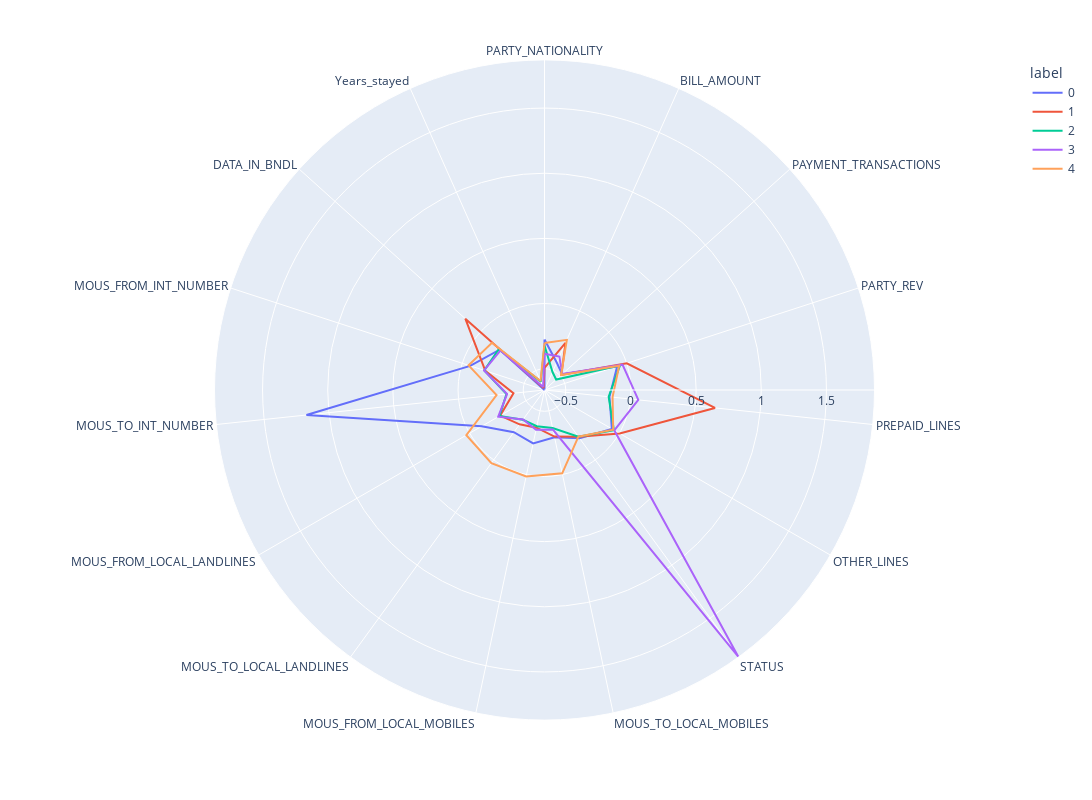
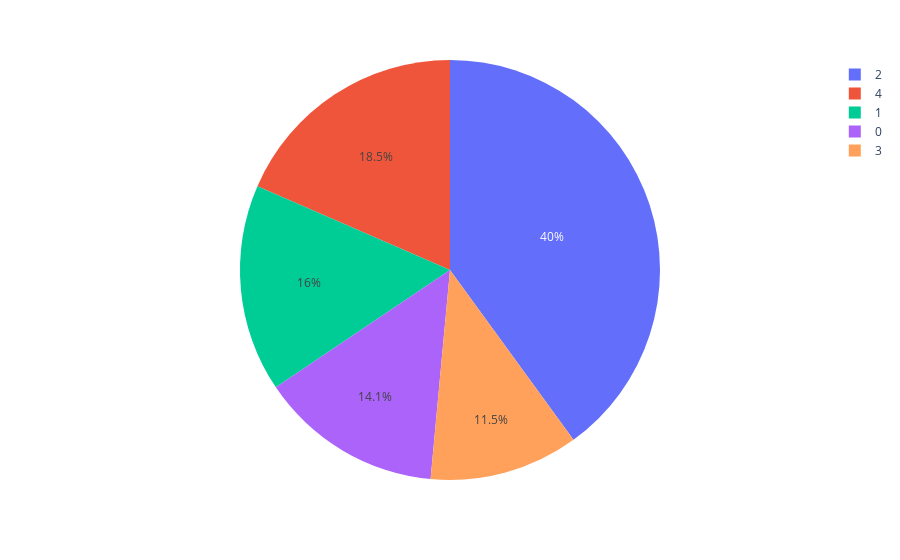
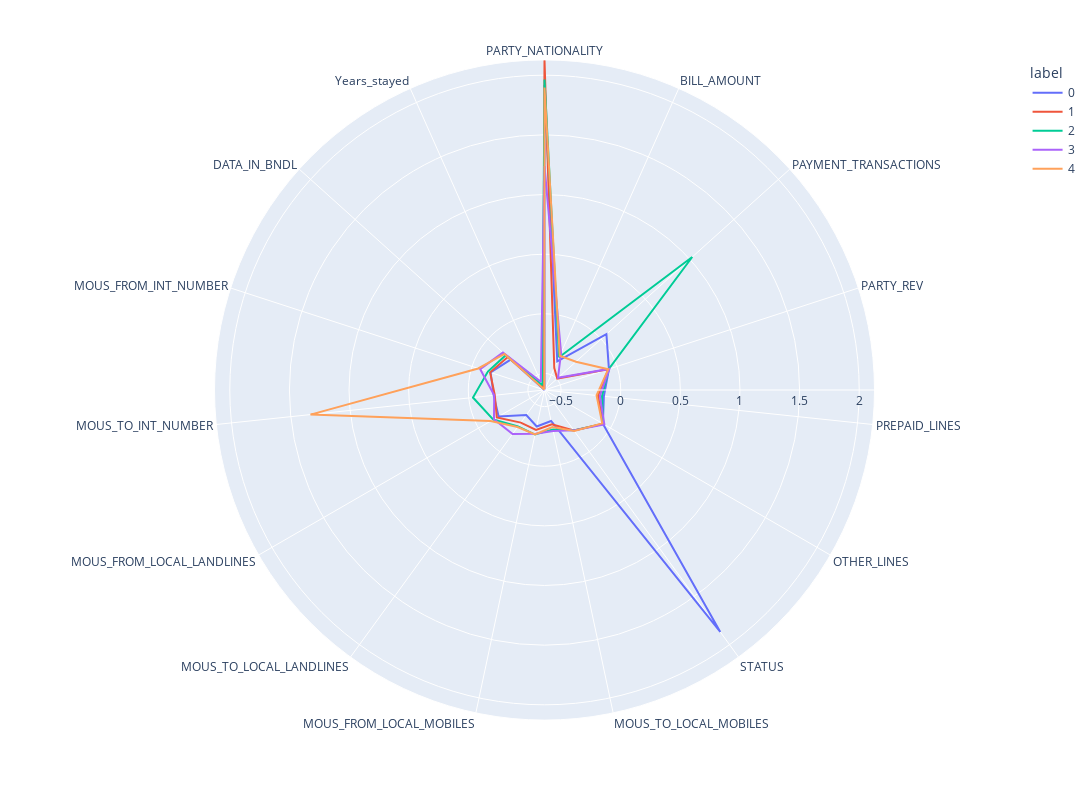
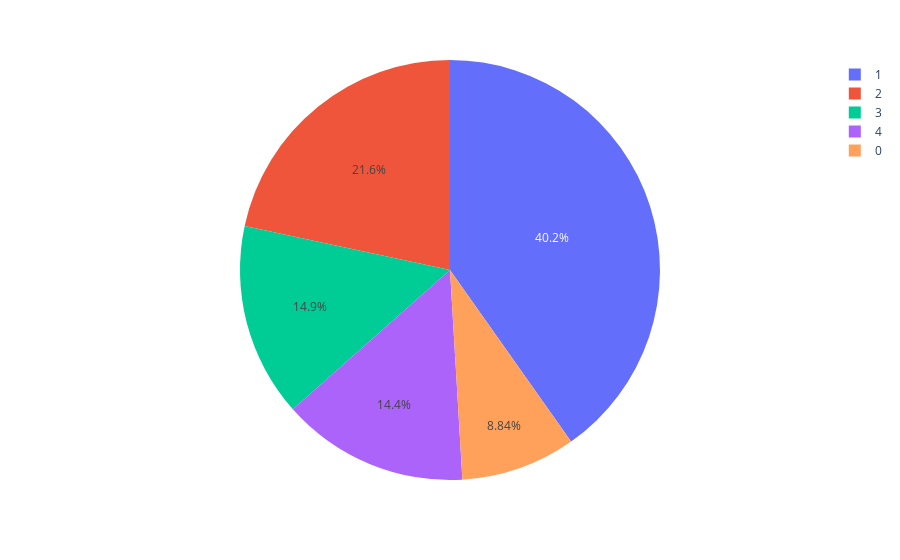

Notebook source saved alongside these figures, in order:
### Code cell
clust = 0 #iterator
while clust < clusters_number:
    sub_cluster = pd.read_csv(f'./cluster{clust}.csv') #read every subcluster .csv
    sub_cluster = sub_cluster.drop(columns=['Unnamed: 0']) #drop the added column
    sub_clusters_number = elbow(sub_cluster) #calculate elbow point for every sub-cluster
    clusters = pd.DataFrame(clustering(sub_cluster, sub_clusters_number)) #k-means clustering method
    #polar sub-clusters graph
    sub_polar=clusters.groupby("label").mean().reset_index() 
    sub_polar=pd.melt(sub_polar,id_vars=["label"])
    fig = px.line_polar(sub_polar, r="value", theta="variable", color="label", line_close=True,height=800,width=1400)
    fig.show() #print here
    fig.write_image(f'cluster{clust}img.png') #save as .png file
    #Pie plot to see sub-cluster's distribution
    pie=clusters.groupby('label').size().reset_index()
    pie.columns=['label','value']
    pie = px.pie(pie,values='value',names='label')
    pie.show() #print here
    pie.write_image(f'cluster{clust}distribution.png') #save as .png file
    clust = clust + 1

### Figure 1 — Plotly figure (JSON) as saved in the notebook; plotly's stock layout.template omitted (floating-point values rounded to 4 significant figures)
{"data": [{"hovertemplate": "label=0<br>value=%{r}<br>variable=%{theta}<extra></extra>", "legendgroup": "0", "line": {"color": "#636efa", "dash": "solid"}, "marker": {"symbol": "circle"}, "mode": "lines", "name": "0", "r": [-0.2761, -0.4329, -0.4813, -0.07727, -0.1619, -0.06646, -0.2062, -0.2917, -0.2439, -0.2629, -0.1068, 1.174, -0.06358, -0.2009, -0.6633, -0.2761], "showlegend": true, "subplot": "polar", "theta": ["PARTY_NATIONALITY", "BILL_AMOUNT", "PAYMENT_TRANSACTIONS", "PARTY_REV", "PREPAID_LINES", "OTHER_LINES", "STATUS", "MOUS_TO_LOCAL_MOBILES", "MOUS_FROM_LOCAL_MOBILES", "MOUS_TO_LOCAL_LANDLINES", "MOUS_FROM_LOCAL_LANDLINES", "MOUS_TO_INT_NUMBER", "MOUS_FROM_INT_NUMBER", "DATA_IN_BNDL", "Years_stayed", "PARTY_NATIONALITY"], "type": "scatterpolar"}, {"hovertemplate": "label=1<br>value=%{r}<br>variable=%{theta}<extra></extra>", "legendgroup": "1", "line": {"color": "#EF553B", "dash": "solid"}, "marker": {"symbol": "circle"}, "mode": "lines", "name": "1", "r": [-0.4932, -0.2679, -0.4883, 0.0005919, 0.652, 0.00262, -0.2208, -0.2982, -0.3675, -0.3375, -0.2701, -0.4241, -0.1861, 0.1543, -0.6459, -0.4932], "showlegend": true, "subplot": "polar", "theta": ["PARTY_NATIONALITY", "BILL_AMOUNT", "PAYMENT_TRANSACTIONS", "PARTY_REV", "PREPAID_LINES", "OTHER_LINES", "STATUS", "MOUS_TO_LOCAL_MOBILES", "MOUS_FROM_LOCAL_MOBILES", "MOUS_TO_LOCAL_LANDLINES", "MOUS_FROM_LOCAL_LANDLINES", "MOUS_TO_INT_NUMBER", "MOUS_FROM_INT_NUMBER", "DATA_IN_BNDL", "Years_stayed", "PARTY_NATIONALITY"], "type": "scatterpolar"}, {"hovertemplate": "label=2<br>value=%{r}<br>variable=%{theta}<extra></extra>", "legendgroup": "2", "line": {"color": "#00cc96", "dash": "solid"}, "marker": {"symbol": "circle"}, "mode": "lines", "name": "2", "r": [-0.322, -0.5126, -0.5431, -0.05414, -0.1683, -0.04827, -0.2208, -0.3654, -0.3793, -0.381, -0.2648, -0.3699, -0.177, -0.1934, -0.5929, -0.322], "showlegend": true, "subplot": "polar", "theta": ["PARTY_NATIONALITY", "BILL_AMOUNT", "PAYMENT_TRANSACTIONS", "PARTY_REV", "PREPAID_LINES", "OTHER_LINES", "STATUS", "MOUS_TO_LOCAL_MOBILES", "MOUS_FROM_LOCAL_MOBILES", "MOUS_TO_LOCAL_LANDLINES", "MOUS_FROM_LOCAL_LANDLINES", "MOUS_TO_INT_NUMBER", "MOUS_FROM_INT_NUMBER", "DATA_IN_BNDL", "Years_stayed", "PARTY_NATIONALITY"], "type": "scatterpolar"}, {"hovertemplate": "label=3<br>value=%{r}<br>variable=%{theta}<extra></extra>", "legendgroup": "3", "line": {"color": "#ab63fa", "dash": "solid"}, "marker": {"symbol": "circle"}, "mode": "lines", "name": "3", "r": [-0.3849, -0.383, -0.4792, -0.03376, 0.0604, -0.04484, 1.869, -0.3533, -0.3509, -0.3844, -0.2532, -0.3748, -0.1757, -0.2094, -0.6384, -0.3849], "showlegend": true, "subplot": "polar", "theta": ["PARTY_NATIONALITY", "BILL_AMOUNT", "PAYMENT_TRANSACTIONS", "PARTY_REV", "PREPAID_LINES", "OTHER_LINES", "STATUS", "MOUS_TO_LOCAL_MOBILES", "MOUS_FROM_LOCAL_MOBILES", "MOUS_TO_LOCAL_LANDLINES", "MOUS_FROM_LOCAL_LANDLINES", "MOUS_TO_INT_NUMBER", "MOUS_FROM_INT_NUMBER", "DATA_IN_BNDL", "Years_stayed", "PARTY_NATIONALITY"], "type": "scatterpolar"}, {"hovertemplate": "label=4<br>value=%{r}<br>variable=%{theta}<extra></extra>", "legendgroup": "4", "line": {"color": "#FFA15A", "dash": "solid"}, "marker": {"symbol": "circle"}, "mode": "lines", "name": "4", "r": [-0.3026, -0.2423, -0.492, -0.06088, -0.1383, -0.05451, -0.2208, -0.01001, 0.01503, 0.03009, 0.02927, -0.2934, -0.05067, -0.121, -0.588, -0.3026], "showlegend": true, "subplot": "polar", "theta": ["PARTY_NATIONALITY", "BILL_AMOUNT", "PAYMENT_TRANSACTIONS", "PARTY_REV", "PREPAID_LINES", "OTHER_LINES", "STATUS", "MOUS_TO_LOCAL_MOBILES", "MOUS_FROM_LOCAL_MOBILES", "MOUS_TO_LOCAL_LANDLINES", "MOUS_FROM_LOCAL_LANDLINES", "MOUS_TO_INT_NUMBER", "MOUS_FROM_INT_NUMBER", "DATA_IN_BNDL", "Years_stayed", "PARTY_NATIONALITY"], "type": "scatterpolar"}], "layout": {"height": 800, "legend": {"title": {"text": "label"}, "tracegroupgap": 0}, "margin": {"t": 60}, "polar": {"angularaxis": {"direction": "clockwise", "rotation": 90}, "domain": {"x": [0, 1], "y": [0, 1]}}, "width": 1400}}

### Figure 2 — Plotly figure (JSON) as saved in the notebook; plotly's stock layout.template omitted (floating-point values rounded to 4 significant figures)
{"data": [{"domain": {"x": [0, 1], "y": [0, 1]}, "hovertemplate": "label=%{label}<br>value=%{value}<extra></extra>", "labels": [0, 1, 2, 3, 4], "legendgroup": "", "name": "", "showlegend": true, "type": "pie", "values": [3724, 4222, 10572, 3034, 4881]}], "layout": {"legend": {"tracegroupgap": 0}, "margin": {"t": 60}}}

### Figure 3 — Plotly figure (JSON) as saved in the notebook; plotly's stock layout.template omitted (floating-point values rounded to 4 significant figures)
{"data": [{"hovertemplate": "label=0<br>value=%{r}<br>variable=%{theta}<extra></extra>", "legendgroup": "0", "line": {"color": "#636efa", "dash": "solid"}, "marker": {"symbol": "circle"}, "mode": "lines", "name": "0", "r": [1.919, -0.3758, 0.05958, -0.07111, -0.1387, -0.0739, 1.869, -0.3738, -0.3262, -0.3795, -0.195, -0.2107, -0.1636, -0.2574, -0.6392, 1.919], "showlegend": true, "subplot": "polar", "theta": ["PARTY_NATIONALITY", "BILL_AMOUNT", "PAYMENT_TRANSACTIONS", "PARTY_REV", "PREPAID_LINES", "OTHER_LINES", "STATUS", "MOUS_TO_LOCAL_MOBILES", "MOUS_FROM_LOCAL_MOBILES", "MOUS_TO_LOCAL_LANDLINES", "MOUS_FROM_LOCAL_LANDLINES", "MOUS_TO_INT_NUMBER", "MOUS_FROM_INT_NUMBER", "DATA_IN_BNDL", "Years_stayed", "PARTY_NATIONALITY"], "type": "scatterpolar"}, {"hovertemplate": "label=1<br>value=%{r}<br>variable=%{theta}<extra></extra>", "legendgroup": "1", "line": {"color": "#EF553B", "dash": "solid"}, "marker": {"symbol": "circle"}, "mode": "lines", "name": "1", "r": [2.128, -0.4376, -0.4954, -0.07625, -0.188, -0.07311, -0.2208, -0.3445, -0.2971, -0.3012, -0.1774, -0.2201, -0.1598, -0.2251, -0.6094, 2.128], "showlegend": true, "subplot": "polar", "theta": ["PARTY_NATIONALITY", "BILL_AMOUNT", "PAYMENT_TRANSACTIONS", "PARTY_REV", "PREPAID_LINES", "OTHER_LINES", "STATUS", "MOUS_TO_LOCAL_MOBILES", "MOUS_FROM_LOCAL_MOBILES", "MOUS_TO_LOCAL_LANDLINES", "MOUS_FROM_LOCAL_LANDLINES", "MOUS_TO_INT_NUMBER", "MOUS_FROM_INT_NUMBER", "DATA_IN_BNDL", "Years_stayed", "PARTY_NATIONALITY"], "type": "scatterpolar"}, {"hovertemplate": "label=2<br>value=%{r}<br>variable=%{theta}<extra></extra>", "legendgroup": "2", "line": {"color": "#00cc96", "dash": "solid"}, "marker": {"symbol": "circle"}, "mode": "lines", "name": "2", "r": [1.964, -0.3386, 1.028, -0.0733, -0.1542, -0.07088, -0.2208, -0.3014, -0.2574, -0.2617, -0.1433, -0.03612, -0.14, -0.2023, -0.5952, 1.964], "showlegend": true, "subplot": "polar", "theta": ["PARTY_NATIONALITY", "BILL_AMOUNT", "PAYMENT_TRANSACTIONS", "PARTY_REV", "PREPAID_LINES", "OTHER_LINES", "STATUS", "MOUS_TO_LOCAL_MOBILES", "MOUS_FROM_LOCAL_MOBILES", "MOUS_TO_LOCAL_LANDLINES", "MOUS_FROM_LOCAL_LANDLINES", "MOUS_TO_INT_NUMBER", "MOUS_FROM_INT_NUMBER", "DATA_IN_BNDL", "Years_stayed", "PARTY_NATIONALITY"], "type": "scatterpolar"}, {"hovertemplate": "label=3<br>value=%{r}<br>variable=%{theta}<extra></extra>", "legendgroup": "3", "line": {"color": "#ab63fa", "dash": "solid"}, "marker": {"symbol": "circle"}, "mode": "lines", "name": "3", "r": [1.239, -0.2981, -0.4868, -0.0665, -0.1723, -0.05948, -0.2208, -0.2879, -0.2636, -0.1836, -0.1499, -0.2153, -0.07152, -0.1702, -0.5631, 1.239], "showlegend": true, "subplot": "polar", "theta": ["PARTY_NATIONALITY", "BILL_AMOUNT", "PAYMENT_TRANSACTIONS", "PARTY_REV", "PREPAID_LINES", "OTHER_LINES", "STATUS", "MOUS_TO_LOCAL_MOBILES", "MOUS_FROM_LOCAL_MOBILES", "MOUS_TO_LOCAL_LANDLINES", "MOUS_FROM_LOCAL_LANDLINES", "MOUS_TO_INT_NUMBER", "MOUS_FROM_INT_NUMBER", "DATA_IN_BNDL", "Years_stayed", "PARTY_NATIONALITY"], "type": "scatterpolar"}, {"hovertemplate": "label=4<br>value=%{r}<br>variable=%{theta}<extra></extra>", "legendgroup": "4", "line": {"color": "#FFA15A", "dash": "solid"}, "marker": {"symbol": "circle"}, "mode": "lines", "name": "4", "r": [1.897, -0.3253, -0.2843, -0.07757, -0.2004, -0.07992, -0.2144, -0.3216, -0.2586, -0.2555, -0.1174, 1.334, -0.05484, -0.1876, -0.6355, 1.897], "showlegend": true, "subplot": "polar", "theta": ["PARTY_NATIONALITY", "BILL_AMOUNT", "PAYMENT_TRANSACTIONS", "PARTY_REV", "PREPAID_LINES", "OTHER_LINES", "STATUS", "MOUS_TO_LOCAL_MOBILES", "MOUS_FROM_LOCAL_MOBILES", "MOUS_TO_LOCAL_LANDLINES", "MOUS_FROM_LOCAL_LANDLINES", "MOUS_TO_INT_NUMBER", "MOUS_FROM_INT_NUMBER", "DATA_IN_BNDL", "Years_stayed", "PARTY_NATIONALITY"], "type": "scatterpolar"}], "layout": {"height": 800, "legend": {"title": {"text": "label"}, "tracegroupgap": 0}, "margin": {"t": 60}, "polar": {"angularaxis": {"direction": "clockwise", "rotation": 90}, "domain": {"x": [0, 1], "y": [0, 1]}}, "width": 1400}}

### Figure 4 — Plotly figure (JSON) as saved in the notebook; plotly's stock layout.template omitted (floating-point values rounded to 4 significant figures)
{"data": [{"domain": {"x": [0, 1], "y": [0, 1]}, "hovertemplate": "label=%{label}<br>value=%{value}<extra></extra>", "labels": [0, 1, 2, 3, 4], "legendgroup": "", "name": "", "showlegend": true, "type": "pie", "values": [799, 3634, 1955, 1347, 1301]}], "layout": {"legend": {"tracegroupgap": 0}, "margin": {"t": 60}}}
